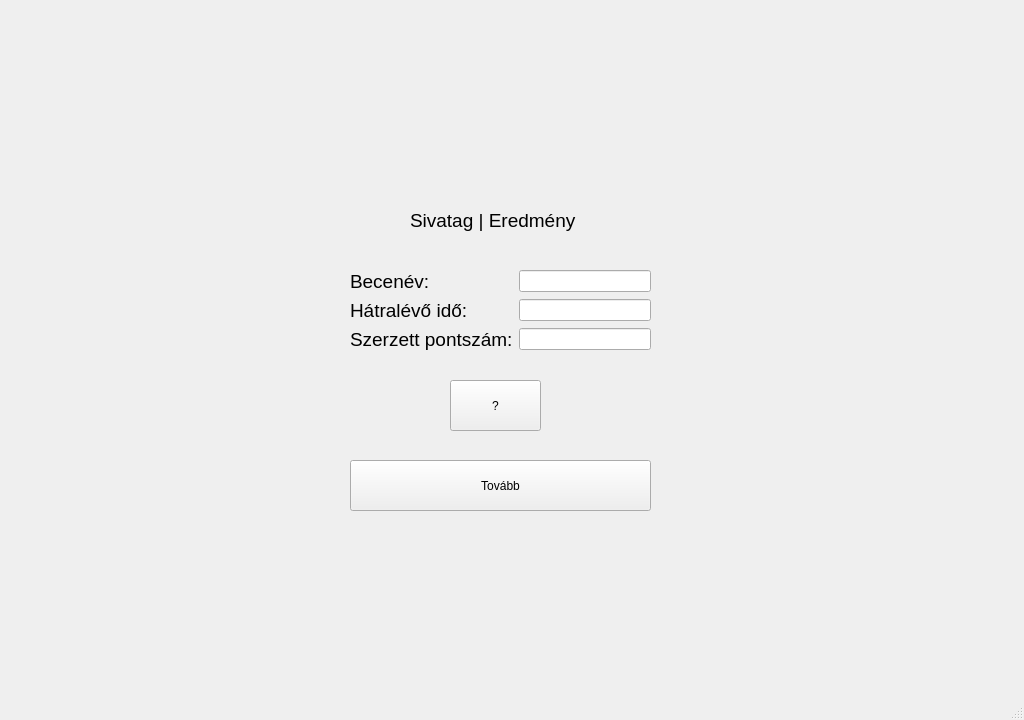
<?xml version="1.0" encoding="UTF-8"?>
<ui version="4.0">
 <class>ques5</class>
 <widget class="QMainWindow" name="ques5">
  <property name="geometry">
   <rect>
    <x>0</x>
    <y>0</y>
    <width>1024</width>
    <height>720</height>
   </rect>
  </property>
  <property name="windowTitle">
   <string>Játékos matematikai gyakorlóprogram</string>
  </property>
  <widget class="QWidget" name="centralwidget">
   <widget class="QLabel" name="label">
    <property name="geometry">
     <rect>
      <x>0</x>
      <y>-10</y>
      <width>1024</width>
      <height>720</height>
     </rect>
    </property>
    <property name="text">
     <string/>
    </property>
    <property name="pixmap">
     <pixmap>../szakdoga hátterek/28.jpg</pixmap>
    </property>
    <property name="scaledContents">
     <bool>true</bool>
    </property>
   </widget>
   <widget class="QWidget" name="formLayoutWidget">
    <property name="geometry">
     <rect>
      <x>350</x>
      <y>270</y>
      <width>301</width>
      <height>91</height>
     </rect>
    </property>
    <layout class="QFormLayout" name="formLayout">
     <item row="0" column="0">
      <widget class="QLabel" name="label_2">
       <property name="font">
        <font>
         <pointsize>14</pointsize>
        </font>
       </property>
       <property name="text">
        <string>Becenév: </string>
       </property>
      </widget>
     </item>
     <item row="1" column="0">
      <widget class="QLabel" name="label_3">
       <property name="font">
        <font>
         <pointsize>14</pointsize>
        </font>
       </property>
       <property name="text">
        <string>Hátralévő idő:</string>
       </property>
      </widget>
     </item>
     <item row="2" column="0">
      <widget class="QLabel" name="label_4">
       <property name="font">
        <font>
         <pointsize>14</pointsize>
        </font>
       </property>
       <property name="text">
        <string>Szerzett pontszám:</string>
       </property>
      </widget>
     </item>
     <item row="0" column="1">
      <widget class="QLineEdit" name="lineEdit"/>
     </item>
     <item row="1" column="1">
      <widget class="QLineEdit" name="lineEdit_2"/>
     </item>
     <item row="2" column="1">
      <widget class="QLineEdit" name="lineEdit_3"/>
     </item>
    </layout>
   </widget>
   <widget class="QLabel" name="label_5">
    <property name="geometry">
     <rect>
      <x>410</x>
      <y>200</y>
      <width>181</width>
      <height>41</height>
     </rect>
    </property>
    <property name="font">
     <font>
      <pointsize>14</pointsize>
     </font>
    </property>
    <property name="text">
     <string>Sivatag | Eredmény</string>
    </property>
   </widget>
   <widget class="QPushButton" name="B1">
    <property name="geometry">
     <rect>
      <x>350</x>
      <y>460</y>
      <width>301</width>
      <height>51</height>
     </rect>
    </property>
    <property name="text">
     <string>Tovább</string>
    </property>
   </widget>
   <widget class="QPushButton" name="button">
    <property name="geometry">
     <rect>
      <x>450</x>
      <y>380</y>
      <width>91</width>
      <height>51</height>
     </rect>
    </property>
    <property name="text">
     <string>?</string>
    </property>
   </widget>
  </widget>
  <widget class="QMenuBar" name="menubar">
   <property name="geometry">
    <rect>
     <x>0</x>
     <y>0</y>
     <width>1024</width>
     <height>21</height>
    </rect>
   </property>
  </widget>
  <widget class="QStatusBar" name="statusbar"/>
 </widget>
 <resources/>
 <connections/>
</ui>
